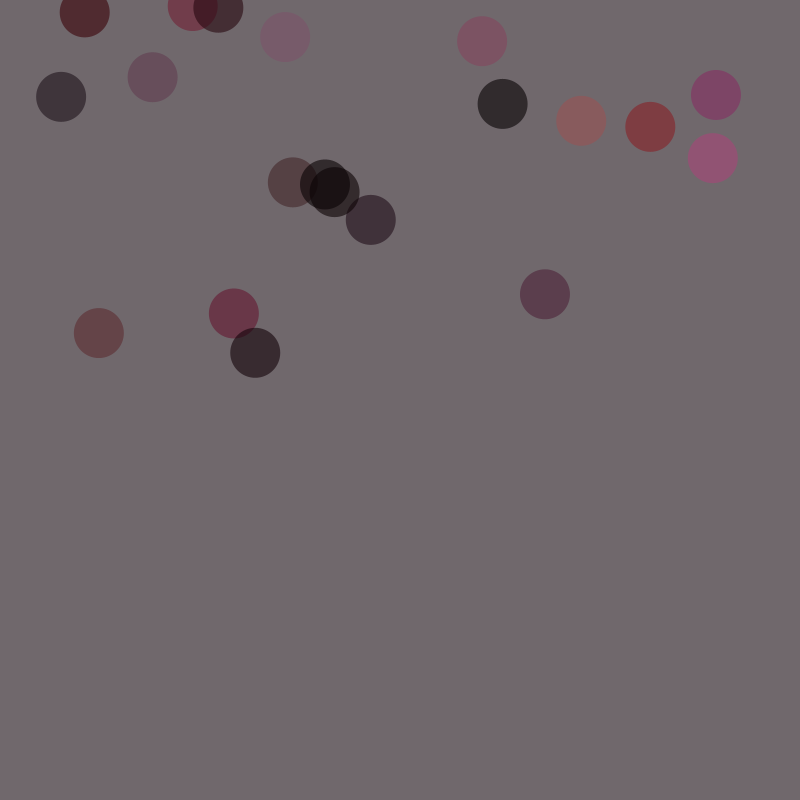
Frame 1 (no input)
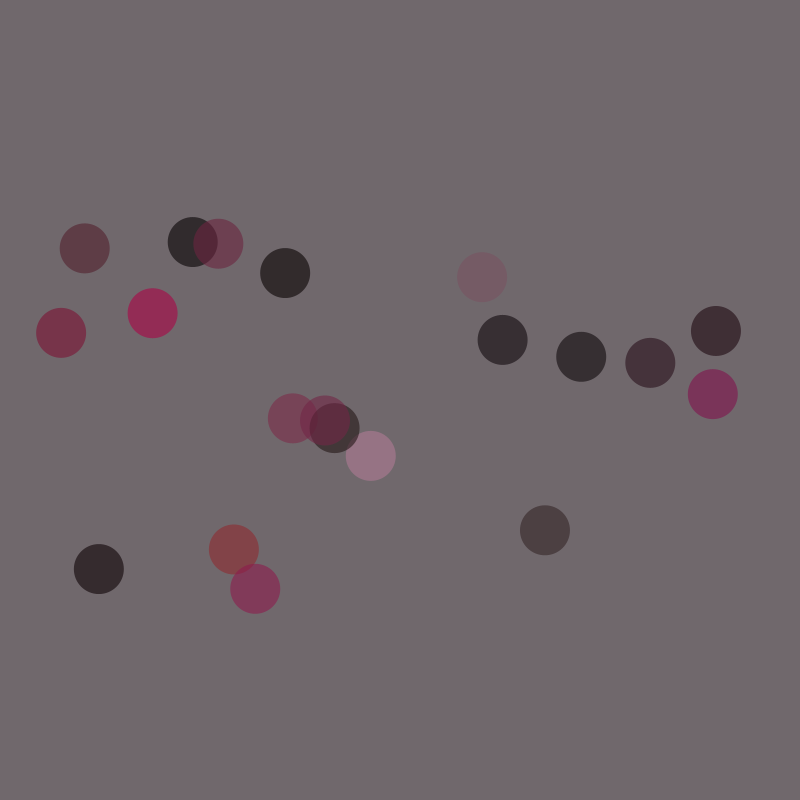
Frame 60 (the mouse pressed at the canvas centre just before this capture)
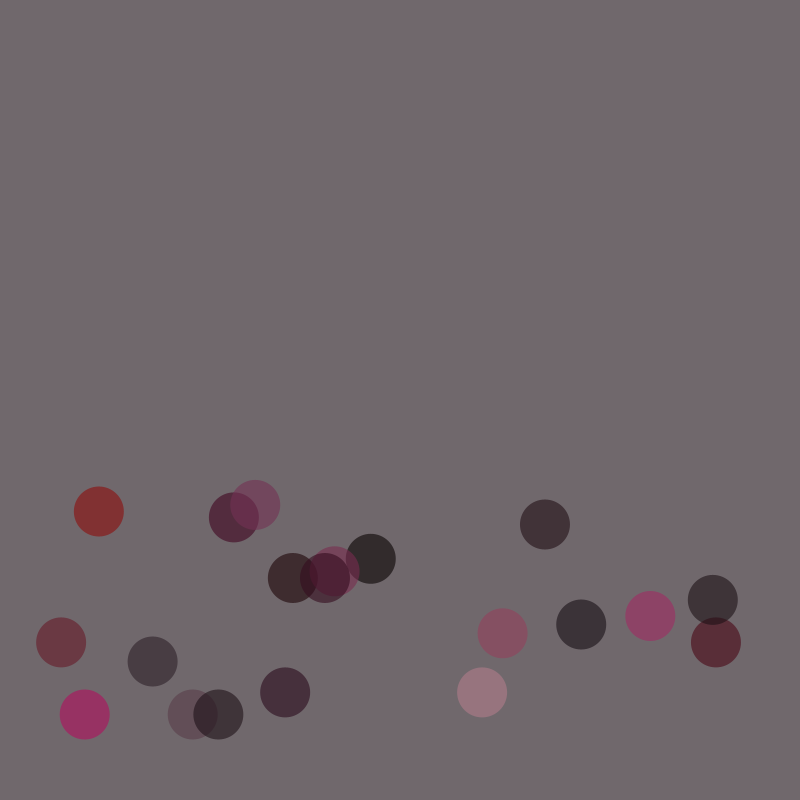
Frame 120 (the mouse held since frame 60 and released just before this capture)

The Processing sketch that drew these frames (run headless with seeded random() and noise(); from frame 60 on, the mouse is pressed at the canvas centre):

// Processing sketch: gravity_ball_with_class
// ── gravity_ball_with_class.pde
//declare and initialize the GravityBall array
GravityBall[] g = new GravityBall[20];
//float[] numbers = new float[100];    //this is here for comparison

void setup() {
  size(800, 800);
  colorMode(HSB, 360, 100, 100, 100);
  noStroke();
  //for each individual spot in the array, declare a new GravityBall
  for (int i = 0; i < g.length; i++) {
    g[i] = new GravityBall();
    //  numbers[i] = random(100);      //this is here for comparison
  }
}

void draw() {
  background(327, 7, 44);
  //go through the array, and call the methods I want on each GravityBall
  for (int i = 0; i < g.length; i++) {
    g[i].display();
    g[i].move();
    g[i].bounce();
  }
}


// ── class_gravity_ball.pde
class GravityBall {
  ////list information about the gravity ball
  //location
  //acceleration
  //velocity
  //size

  //declare variables
  PVector loc, vel, acc;
  float sz;

  //fill in the template with actual values
  //create a constructor
  GravityBall() {
    //inside here, we initialize variables and run any code that should occur at the moment the object is created
    sz = 50;
    loc = new PVector(random(sz, width-sz), random(height/2));
    vel = new PVector(0, 1);
    acc = new PVector(0, .1);
  }
  ////////////////////////////////////////////////////////////
  //below this line, we will define what a gravity ball does//
  ////////////////////////////////////////////////////////////

  //what does a gravity ball do?
  //bounce, moves, gets drawn, accelerates(part of moving)

  void display() {
    //display the ball

    fill(random(320, 360), random(30, 100), random(0, 70), 60);
    ellipse(loc.x, loc.y, sz, sz);
  }

  void move() {
    //move the ball
    vel.add(acc);
    loc.add(vel);
  }

  void bounce() {
    //bounce ball off of floor
    if (loc.y > height - sz/2) {
      loc.y = height - sz/2;
      vel.y = -abs(vel.y);
    }
  }
}
